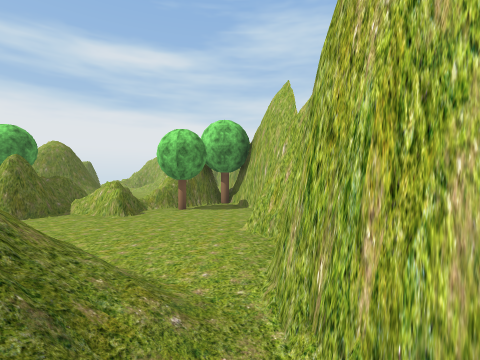
[1] (above)

24 first-person views from a walk through a 3-D level made in the Unity game engine. The camera is 1.2 m above the floor, looks level and sees 85° across. The floor is counted in squares, 2 m on a side. Each view is taken from the middle of a square. On the plan, view 1 faces up. The plan holds only what a view shows up to about 9 squares ahead; the rest is blank. Some trees and plants on the terrain are drawn as simple stand-ins. The player character is not drawn. Some animated figures are left out.

[2]
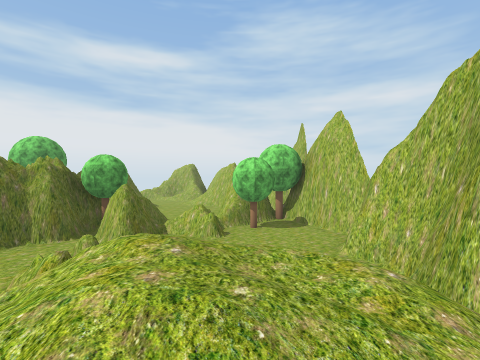

[3]
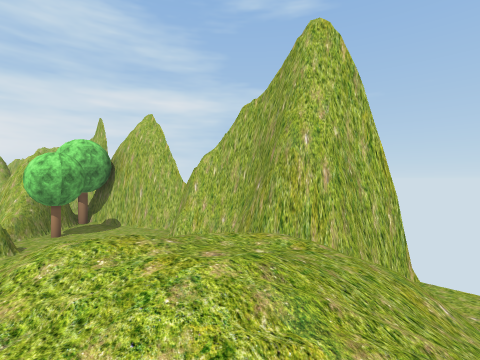

[4]
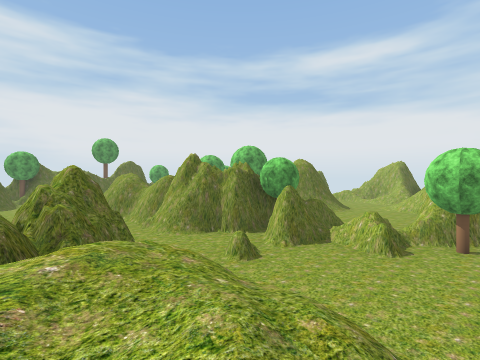

[5]
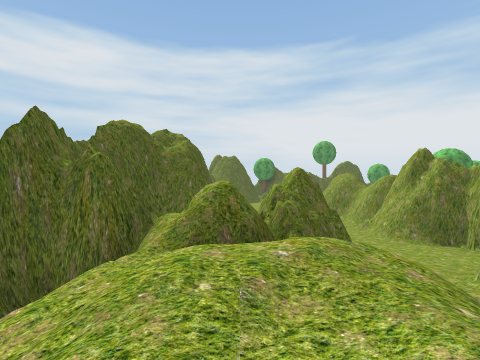

[6]
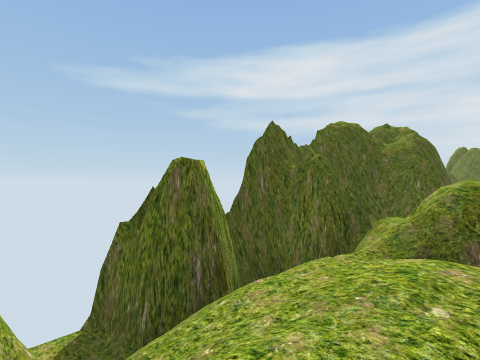

[7]
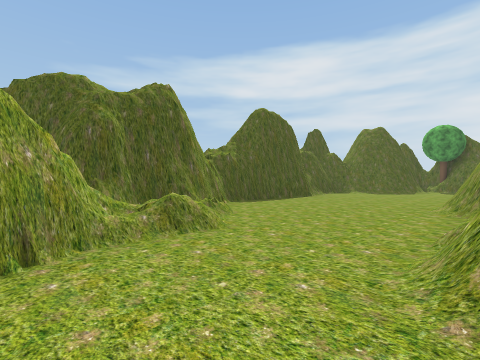

[8]
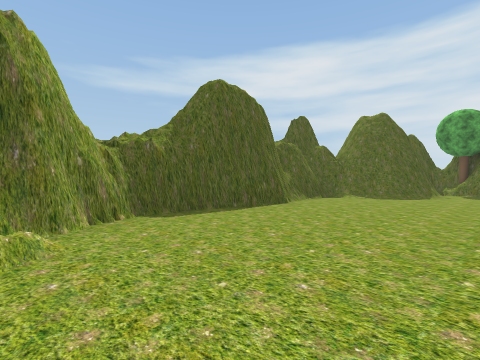

[9]
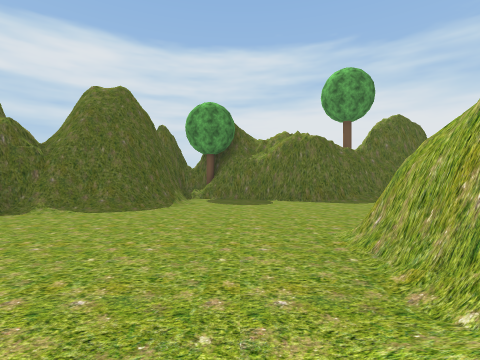

[10]
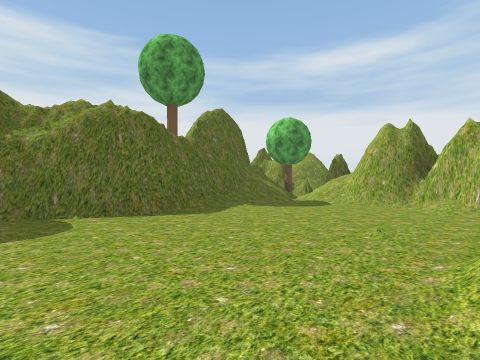

[11]
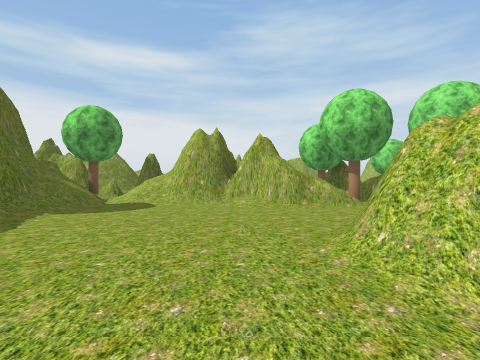

[12]
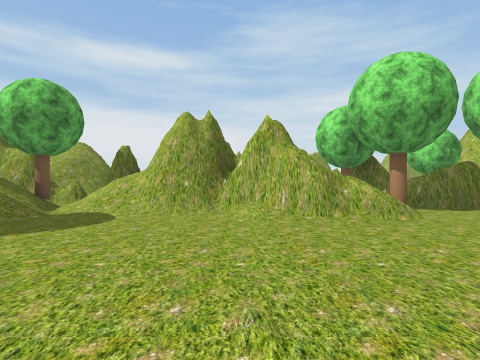

[13]
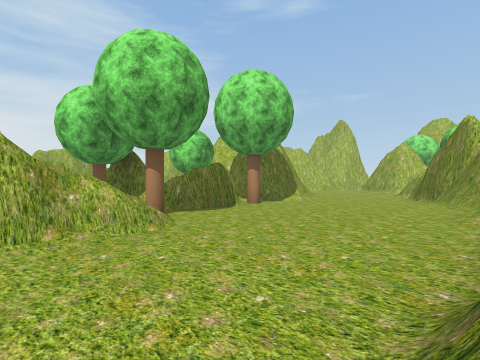

[14]
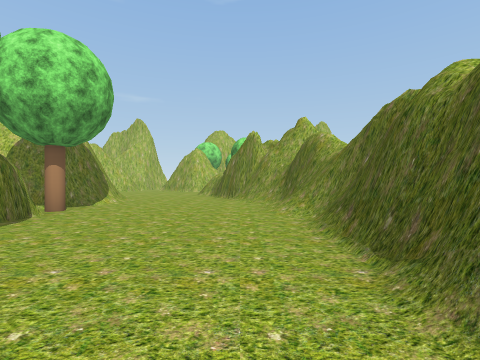

[15]
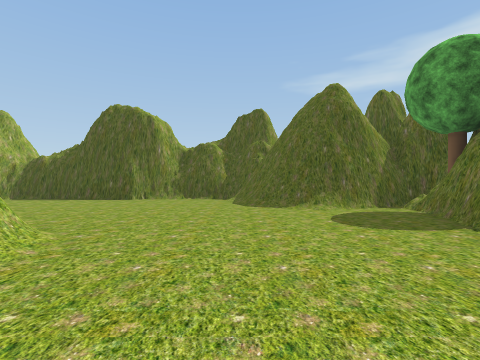

[16]
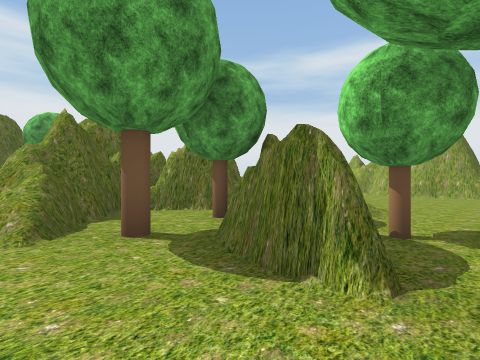

[17]
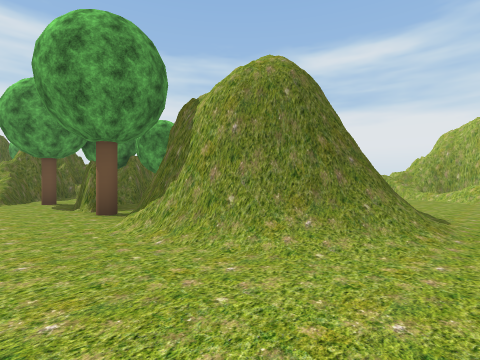

[18]
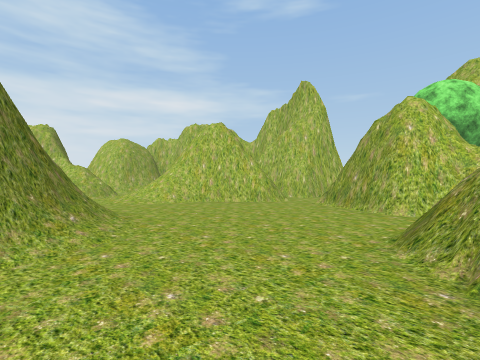

[19]
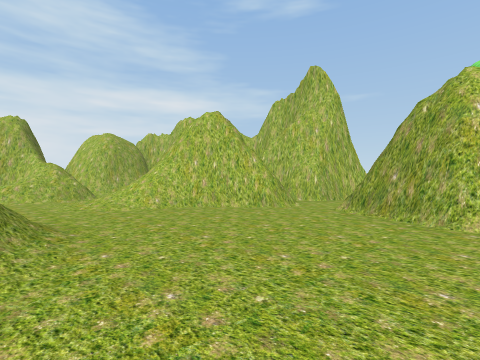

[20]
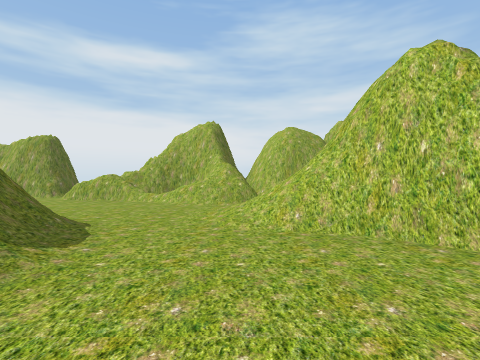

[21]
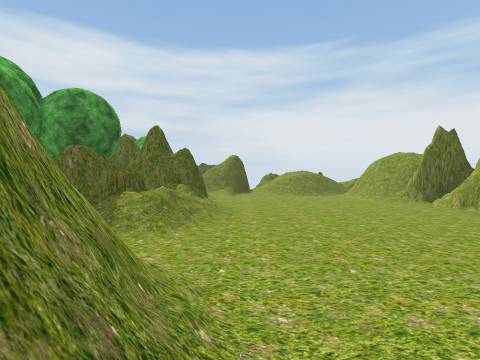

[22]
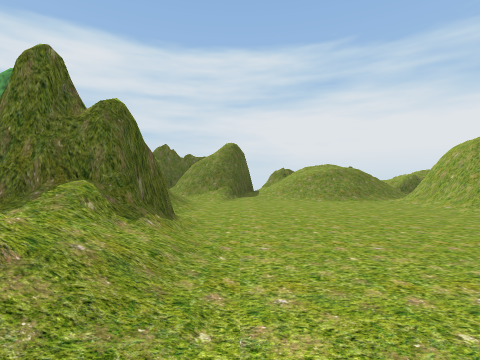

[23]
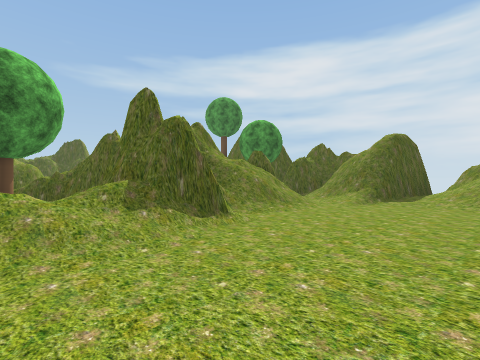

[24]
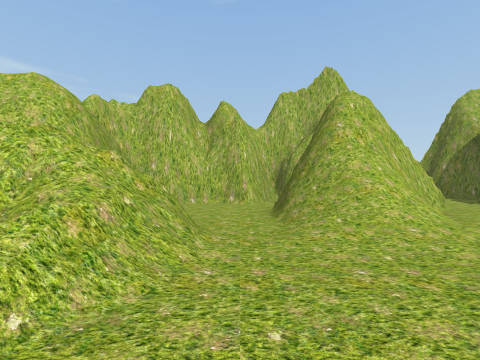

### Floor plan
Key: @ floor where view 1 was taken; # wall or solid block; x gap in a wall; . main floor; : floor 0.25 m higher than the main floor; + floor 0.5 m higher than the main floor; / step, stairs or slope; = window, fence, low wall or low ledge; T tree.
Columns run from 24 left of view 1 to 2 right of it. Each row starts with its distance up from view 1.
 21   =    ###
 20   //##//// ### #######
 19   /////.......=#=.##/###
 18   ///............###...#
 17  ///...................##
 16  ///...............//# .#
 15 ###/..........///../=#  #
 14  ##/////#/=+./###/../## #
 13  #=///######./# ##.../#.##
 12  ##=#===##T#T/####.......##
 11  #///####..##T###:....#..
 10  ##T/#####T...........####
  9   #/...:##............#T##
  8   ##..............##..#..#
  7    #............##T#.#T..#
  6    #...//###//####.#=#...#
  5    #..../#########.x.....#
  4   ##..../########..=.....#
  3   #......................#
  2   #...............//   //#
  1  #####..........=####////##
  0      #:........=#=##=///@
 -1      ##..##...#### #=///
 -2       #########    ####
 -3                      ##x

Where each view was taken, in squares from view 1:
view 1: 0 up, 0 right, facing up
view 2: 1 down, 2 left, facing up
view 3: 1 down, 3 left, facing up-right
view 4: 0 up, 1 left, facing up-left
view 5: 0 up, 1 left, facing left
view 6: 0 up, 1 left, facing down-left
view 7: 4 up, 6 left, facing down-left
view 8: 3 up, 9 left, facing down-left
view 9: 3 up, 13 left, facing left
view 10: 3 up, 16 left, facing up-left
view 11: 3 up, 17 left, facing up
view 12: 5 up, 17 left, facing up
view 13: 6 up, 16 left, facing up-right
view 14: 7 up, 16 left, facing right
view 15: 7 up, 18 left, facing down
view 16: 9 up, 11 left, facing up-left
view 17: 9 up, 6 left, facing up-left
view 18: 8 up, 8 left, facing up-right
view 19: 9 up, 7 left, facing up-right
view 20: 11 up, 5 left, facing up
view 21: 15 up, 9 left, facing left
view 22: 15 up, 13 left, facing left
view 23: 17 up, 14 left, facing down-left
view 24: 17 up, 8 left, facing right
